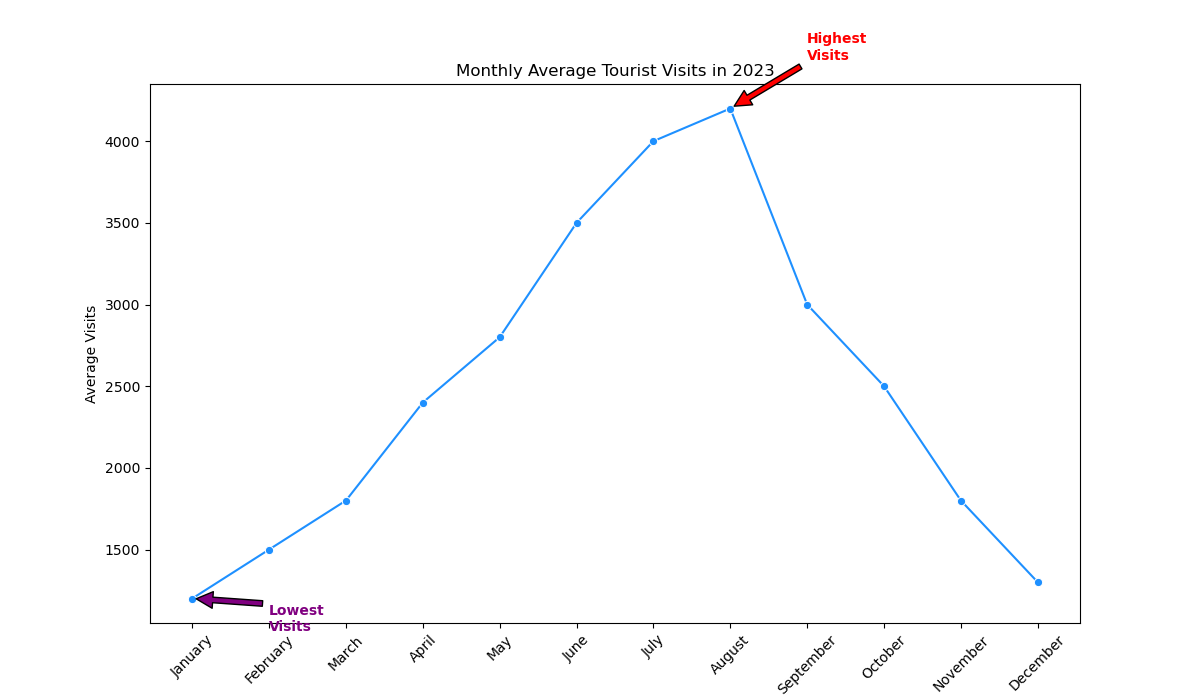

Reproduce this figure in Python.

import seaborn as sns
import pandas as pd
import matplotlib.pyplot as plt

# Data dictionary with month and corresponding average tourist visits
data = {
    "Month": ["January", "February", "March", "April", "May", "June",
              "July", "August", "September", "October", "November", "December"],
    "Average_Visits": [1200, 1500, 1800, 2400, 2800, 3500, 4000, 4200, 3000, 2500, 1800, 1300]
}

# Create a DataFrame from the data dictionary
df = pd.DataFrame(data)

# Create a line chart
plt.figure(figsize=(12, 7))  # Changing the size of the chart
sns.lineplot(data=df, x="Month", y="Average_Visits", color="#1E90FF", marker="o")

# Annotating the highest and lowest tourist visit points
plt.annotate(
    'Highest\nVisits', xy=('August', 4200), xytext=('September', 4500),
    arrowprops=dict(facecolor='red', shrink=0.05), color='red', weight='bold'
)
plt.annotate(
    'Lowest\nVisits', xy=('January', 1200), xytext=('February', 1000),
    arrowprops=dict(facecolor='purple', shrink=0.05), color='purple', weight='bold'
)

# Adding chart title and labels
plt.title("Monthly Average Tourist Visits in 2023")
plt.xlabel("Month")
plt.ylabel("Average Visits")

# Customizing the appearance of the ticks on the x-axis for better readability
plt.xticks(rotation=45)

# Show the final plot
plt.show()
